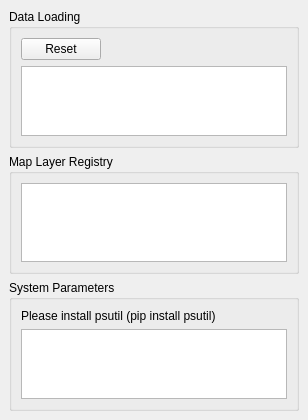
<?xml version="1.0" encoding="UTF-8"?>
<ui version="4.0">
 <class>DockWidget</class>
 <widget class="QDockWidget" name="DockWidget">
  <property name="geometry">
   <rect>
    <x>0</x>
    <y>0</y>
    <width>308</width>
    <height>420</height>
   </rect>
  </property>
  <property name="windowTitle">
   <string>System Info</string>
  </property>
  <widget class="QFrame" name="dockWidgetContents2">
   <property name="frameShape">
    <enum>QFrame::NoFrame</enum>
   </property>
   <property name="frameShadow">
    <enum>QFrame::Sunken</enum>
   </property>
   <layout class="QVBoxLayout" name="verticalLayout">
    <item>
     <widget class="QgsCollapsibleGroupBox" name="mGroupBox_2">
      <property name="sizePolicy">
       <sizepolicy hsizetype="Preferred" vsizetype="Preferred">
        <horstretch>0</horstretch>
        <verstretch>1</verstretch>
       </sizepolicy>
      </property>
      <property name="title">
       <string>Data Loading</string>
      </property>
      <layout class="QVBoxLayout" name="verticalLayout_2">
       <item>
        <layout class="QHBoxLayout" name="horizontalLayout">
         <property name="bottomMargin">
          <number>0</number>
         </property>
         <item>
          <widget class="QPushButton" name="btnResetDataLoadingModel">
           <property name="text">
            <string>Reset</string>
           </property>
           <property name="flat">
            <bool>false</bool>
           </property>
          </widget>
         </item>
         <item>
          <spacer name="horizontalSpacer">
           <property name="orientation">
            <enum>Qt::Horizontal</enum>
           </property>
           <property name="sizeHint" stdset="0">
            <size>
             <width>40</width>
             <height>20</height>
            </size>
           </property>
          </spacer>
         </item>
        </layout>
       </item>
       <item>
        <widget class="QTableView" name="tableViewDataLoading">
         <property name="sortingEnabled">
          <bool>true</bool>
         </property>
        </widget>
       </item>
      </layout>
     </widget>
    </item>
    <item>
     <widget class="QgsCollapsibleGroupBox" name="mGroupBox">
      <property name="sizePolicy">
       <sizepolicy hsizetype="Preferred" vsizetype="Preferred">
        <horstretch>0</horstretch>
        <verstretch>1</verstretch>
       </sizepolicy>
      </property>
      <property name="title">
       <string>Map Layer Registry</string>
      </property>
      <property name="collapsed">
       <bool>true</bool>
      </property>
      <layout class="QVBoxLayout" name="verticalLayout_4">
       <item>
        <widget class="QTableView" name="tableViewMapLayerRegistry">
         <property name="sortingEnabled">
          <bool>true</bool>
         </property>
        </widget>
       </item>
      </layout>
     </widget>
    </item>
    <item>
     <widget class="QgsCollapsibleGroupBox" name="gbSystemParameters">
      <property name="sizePolicy">
       <sizepolicy hsizetype="Preferred" vsizetype="Preferred">
        <horstretch>0</horstretch>
        <verstretch>1</verstretch>
       </sizepolicy>
      </property>
      <property name="title">
       <string>System Parameters</string>
      </property>
      <property name="collapsed">
       <bool>true</bool>
      </property>
      <layout class="QVBoxLayout" name="verticalLayout_3">
       <item>
        <widget class="QLabel" name="labelPSUTIL">
         <property name="text">
          <string>Please install psutil (pip install psutil)</string>
         </property>
        </widget>
       </item>
       <item>
        <widget class="QTableView" name="tableViewSystemParameters">
         <property name="sortingEnabled">
          <bool>true</bool>
         </property>
        </widget>
       </item>
      </layout>
     </widget>
    </item>
    <item>
     <spacer name="verticalSpacer">
      <property name="orientation">
       <enum>Qt::Vertical</enum>
      </property>
      <property name="sizeHint" stdset="0">
       <size>
        <width>0</width>
        <height>0</height>
       </size>
      </property>
     </spacer>
    </item>
   </layout>
  </widget>
 </widget>
 <customwidgets>
  <customwidget>
   <class>QgsCollapsibleGroupBox</class>
   <extends>QGroupBox</extends>
   <header>qgscollapsiblegroupbox.h</header>
   <container>1</container>
  </customwidget>
 </customwidgets>
 <resources/>
 <connections/>
</ui>
